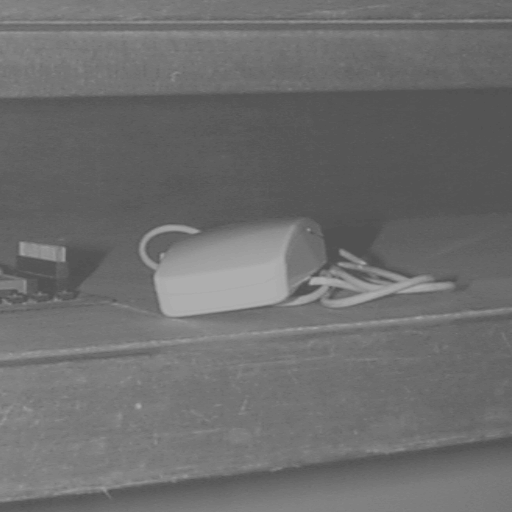
%> input picture 图像处理实验/L5_1.BMP, 512 x 512 px
$ octave L5_1.m   (GNU Octave 9; MATLAB toolbox functions it lacks are replaced by stand-ins)
%> lines starting %> are read from the running program, lines starting %| are printed output that depends on the picture
%程序L5_1.m: 直方图均衡化法%
%image_1 原图像；image_2 执行直方图均衡化后的图像%
image_1=imread('L5_1.bmp');  %读取图像L5_3.bmp
%> image_1 is the input picture: size 512x512 uint8; min 81, max 174, mean 109.6
image_2=histeq(image_1);     %对上述图像执行直方图均衡化
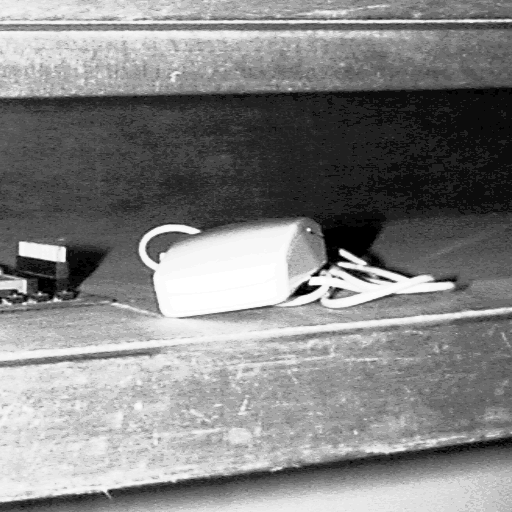
%> image_2: size 512x512 uint8; min 0, max 255, mean 131.7
imshow(image_1)              %显示原图像
figure,imshow(image_2)       %显示处理后的图像
figure,imhist(image_1)       %显示原图像的直方图
%> after `imhist(image_1)`:
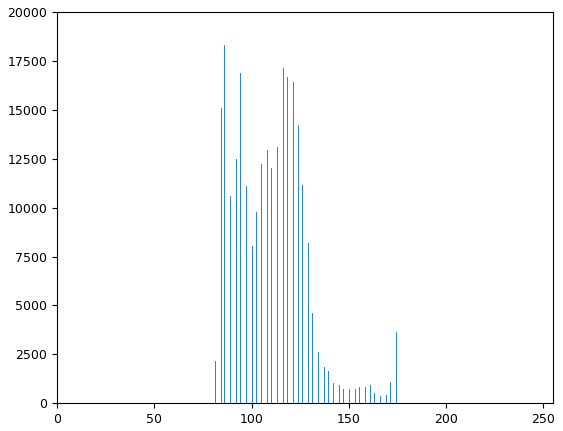
%> figure redrawn from the program's plot data; highest point at x = 86, y = 18301
figure,imhist (image_2)      %显示处理后图像的直方图
%> after `imhist (image_2)`:
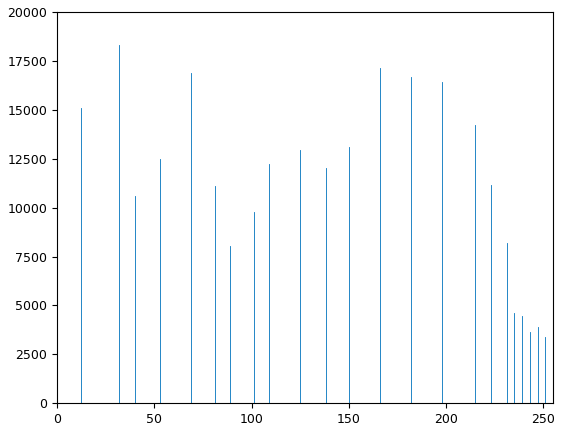
%> figure redrawn from the program's plot data; highest point at x = 32, y = 18301

$ run again, with 图像处理实验/L4_2.BMP copied over 图像处理实验/L5_1.BMP
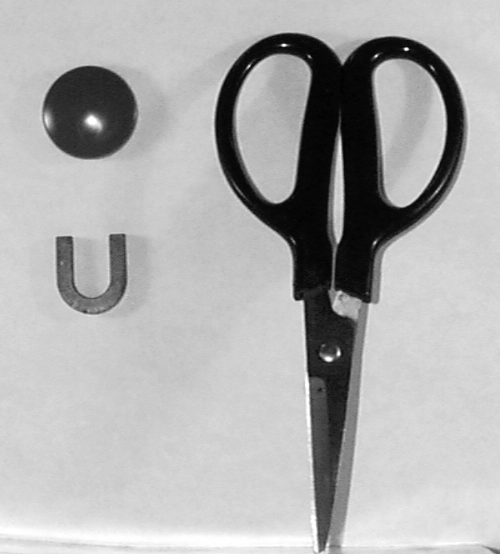
%> input picture 图像处理实验/L4_2.BMP, 500 x 554 px
%> image_1 is the input picture: size 554x500 uint8; min 0, max 255, mean 174.6
%> `image_2=histeq(image_1);`:
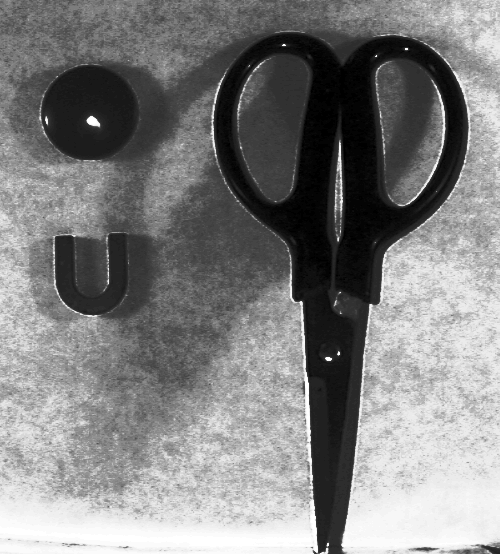
%> image_2: size 554x500 uint8; min 0, max 255, mean 128.3
%> `imhist (image_2)`:
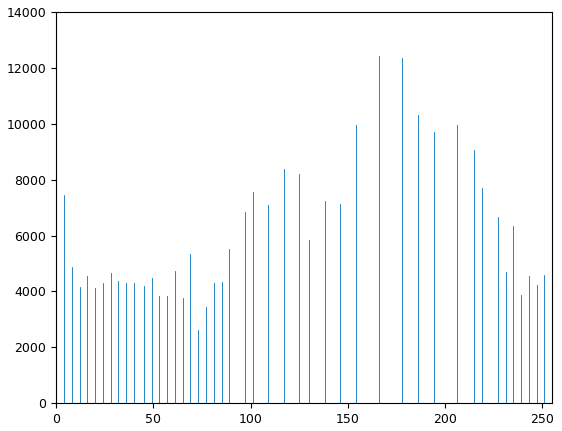
%> figure redrawn from the program's plot data; highest point at x = 166, y = 12441

$ run again, with 图像处理实验/L5_3.BMP copied over 图像处理实验/L5_1.BMP
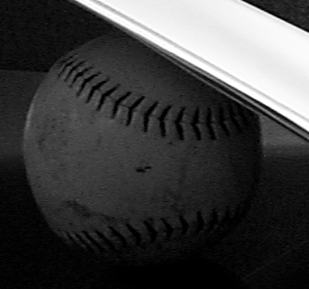
%> input picture 图像处理实验/L5_3.BMP, 309 x 289 px
%> image_1 is the input picture: size 289x309 uint8; min 0, max 255, mean 62.9
%> `image_2=histeq(image_1);`:
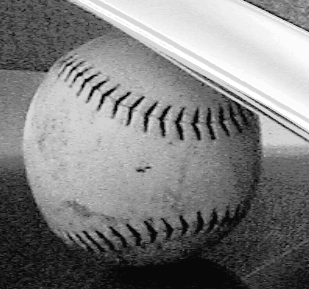
%> image_2: size 289x309 uint8; min 8, max 255, mean 127.2
%> `imhist (image_2)`:
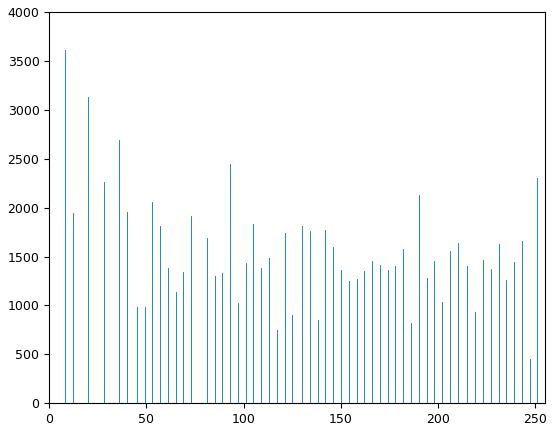
%> figure redrawn from the program's plot data; highest point at x = 8, y = 3610
